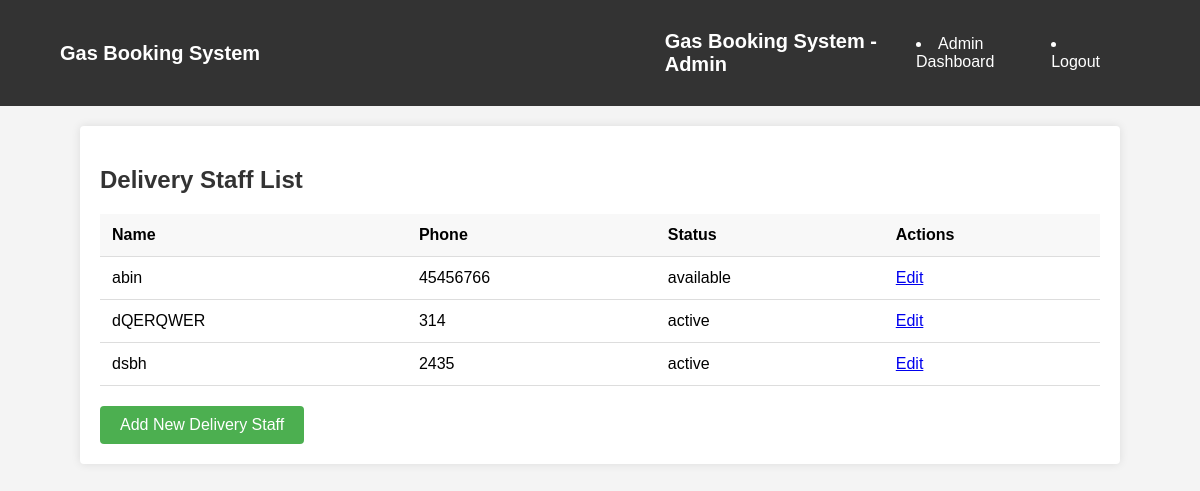
The page /delivery-staff-list/ on the database its author committed.
### booking/models.py (models this page shows, shortened)
class DeliveryStaff(models.Model):
    STATUS_CHOICES = [
        ('active', 'Active'),
        ('inactive', 'Inactive'),
        ('in_delivery', 'In Delivery'),
        ('available', 'Available')
    ]
    name = models.CharField(max_length=255)
    phone = models.IntegerField()
    email = models.EmailField()
    status = models.CharField(max_length=15, choices=STATUS_CHOICES, default='inactive')

### booking/views.py (the view)
# urls.py: path('delivery-staff-list/',views.DeliveryStaffListView.as_view(), name='delivery_staff_list'),
@method_decorator(never_cache, name='dispatch')
class DeliveryStaffListView(ListView):
    model = DeliveryStaff
    template_name = 'delivery_staff_list.html'
    context_object_name = 'delivery_staff'

### booking/templates/delivery_staff_list.html (shortened to what this page needs)
<!DOCTYPE html>
<html lang="en">
<head>
</head>
<body>
    <nav class="navbar">
        <div class="nav-container">
            <a href="/" class="brand">Gas Booking System</a>
            <div class="nav-links">
                <nav class="navbar">
                    <div class="nav-container">
                        <a href="/" class="brand">Gas Booking System - Admin</a>
                        <li><a href="{% url 'admin_dashboard' %}">Admin Dashboard</a></li>
                        <li><a href="{%url 'logout'%}">Logout</a></li>
                    </div>
                </nav>
            </div>
        </div>
    </nav>
    <div class="container">
        <h2>Delivery Staff List</h2>
        {% if delivery_staff %}
        <table class="staff-table">
            <thead>
                <tr>
                    <th>Name</th>
                    <th>Phone</th>
                    <th>Status</th>
                    <th>Actions</th>
                </tr>
            </thead>
            <tbody>
                {% for staff in delivery_staff %}
                <tr>
                    <td>{{ staff.name }}</td>
                    <td>{{ staff.phone }}</td>
                    <td>
                       {{staff.status}}
                    </td>
                    <td>
                        <a href="{%url 'delivery_staff_edit' staff.id %}">Edit</a>
                    </td>
                </tr>
                {% endfor %}
            </tbody>
        </table>
        {% else %}
        <div class="empty-state">
            <p>No delivery staff found.</p>
        </div>
        {% endif %}
        <a href="{% url 'add_delivery_staff' %}" class="add-staff-btn">Add New Delivery Staff</a>
    </div>
</body>
</html>

### booking/templates/delivery_staff_list.html (style rules this page uses)
body { font-family: Arial, sans-serif; margin: 0; padding: 0; background-color: #f4f4f4; }
.navbar { background-color: #333; padding: 15px 0; color: white; }
.nav-container { width: 90%; max-width: 1200px; margin: 0 auto; display: flex; justify-content: space-between; align-items: center; }
.brand { color: white; text-decoration: none; font-size: 20px; font-weight: bold; }
.nav-links { display: flex; gap: 20px; }
.nav-links a { color: white; text-decoration: none; }
.container { width: 90%; max-width: 1000px; margin: 20px auto; padding: 20px; background-color: white; box-shadow: 0 0 10px rgba(0,0,0,0.1); border-radius: 4px; }
h2 { color: #333; margin-bottom: 20px; }
.staff-table { width: 100%; border-collapse: collapse; margin-bottom: 20px; }
.staff-table th, .staff-table td { padding: 12px; text-align: left; border-bottom: 1px solid #ddd; }
.staff-table th { background-color: #f8f8f8; font-weight: bold; }
.add-staff-btn { display: inline-block; background-color: #4CAF50; color: white; padding: 10px 20px; text-decoration: none; border-radius: 4px; transition: background-color 0.3s; }

### rows shown on the page
DeliveryStaff: name "abin", phone "45456766", status "available"
DeliveryStaff: name "dQERQWER", phone "314", status "active"
DeliveryStaff: name "dsbh", phone "2435", status "active"
